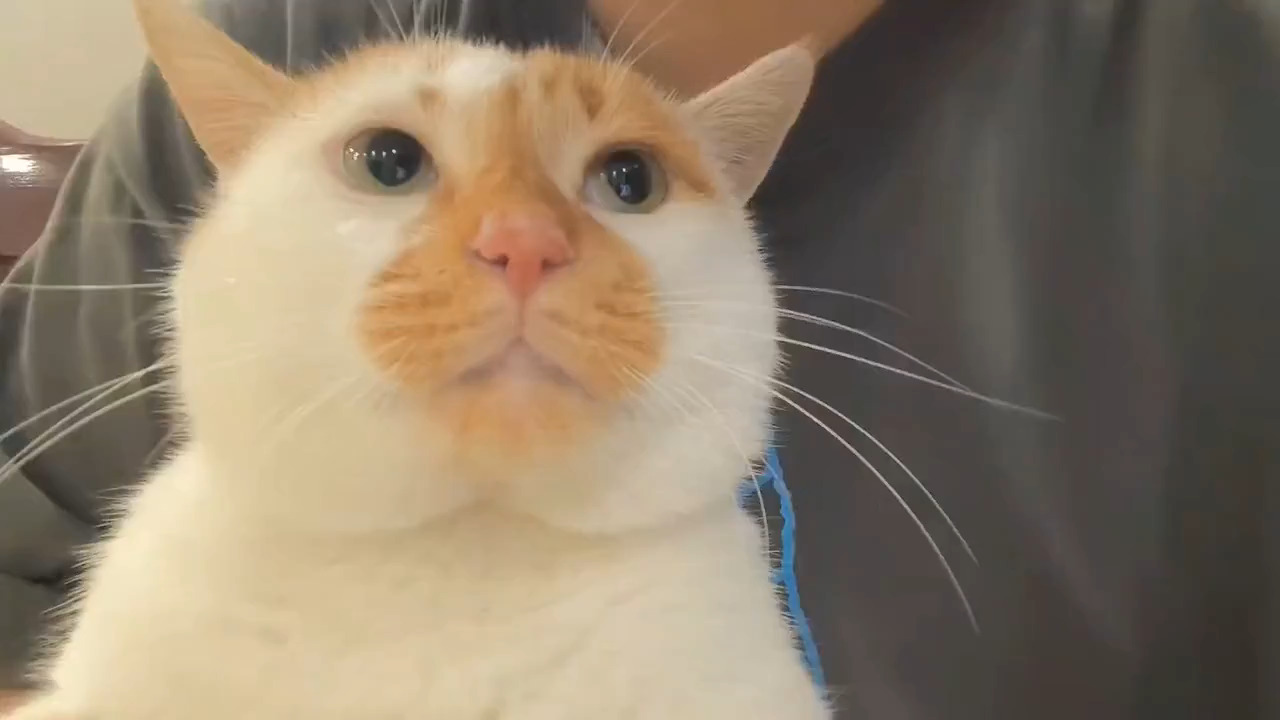
#> input picture firmware/python/imgs/gatinho_laranja.jpg, 1280 x 720 px
$ python teste_inferencia.py
#> lines starting #> are read from the running program, lines starting #| are printed output that depends on the picture
import os
import sys
import json

import numpy as np
import requests
from PIL import Image

import matplotlib

MPL_BACKEND = "TkAgg"
try:
    matplotlib.use(MPL_BACKEND, force=True)
except Exception as exc:
    matplotlib.use("Agg")
    print(f"Aviso: falha ao usar {MPL_BACKEND} ({exc}). Usando Agg (sem GUI).")

import matplotlib.pyplot as plt

ESP32_IP = os.environ.get("ESP32_IP", "192.168.3.22")
#ESP32_IP = os.environ.get("ESP32_IP", "192.168.3.59")

PREDICT_URL = f"http://{ESP32_IP}/predict_bin"
REQUEST_TIMEOUT = 300

BASE_DIR = os.path.dirname(os.path.abspath(__file__))
INPUT_INFO_PATH = os.environ.get("INPUT_INFO_PATH", os.path.join(BASE_DIR, "input_info.json"))

# [6 lines of commented-out code are left out]

path_img = "imgs/gatinho_laranja.jpg"

#path_img = "imgs/twt/gato5.jpeg"
#path_img = "imgs/dog_reddit1.jpeg"
#path_img = "imgs/pastor.jpg"

INPUT_IMAGE_PATH = os.environ.get(
    "INPUT_IMAGE_PATH", os.path.join(BASE_DIR, path_img)
)
RESULTS_DIR = os.path.join(BASE_DIR, "results")
os.makedirs(RESULTS_DIR, exist_ok=True)
OUTPUT_PLOT_PATH = os.environ.get(
    "OUTPUT_PLOT_PATH",
    os.path.join(RESULTS_DIR, os.path.splitext(os.path.basename(INPUT_IMAGE_PATH))[0] + "_plot.png"),
)
IMG_SIZE = (96, 96)


def load_input_info(path):
#> called with path = 'firmware/python/input_info.json'
    with open(path, "r") as f:
#> (reads firmware/python/input_info.json from the repository)
        info = json.load(f)
    info["size"] = (int(info["size"][0]), int(info["size"][1]))
    return info


def preprocess_image(image_path, size):
#> called with image_path = 'firmware/python/imgs/gatinho_laranja.jpg', size = (96, 96)
    img = Image.open(image_path).convert("RGB").resize(size, Image.BILINEAR)
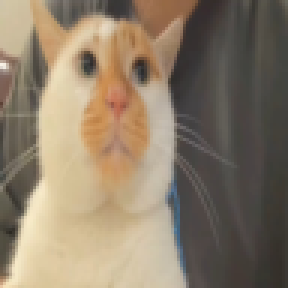
#> img: PIL image 96x96 RGB (shown 3 times larger); mean R, G, B 139.7, 124.9, 105.1
    return np.asarray(img, dtype=np.uint8)


def quantize_input(img_u8, info):
    v = img_u8.astype(np.float32) / np.float32(255.0)
    v = (v - np.array([0.485, 0.456, 0.406], dtype=np.float32)) / np.array(
        [0.229, 0.224, 0.225], dtype=np.float32
    )
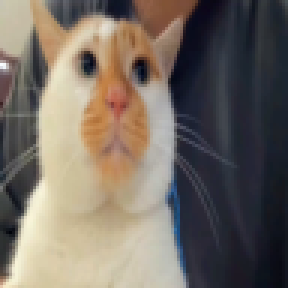
#> v: shape (96, 96, 3) float32 (shown 3 times larger); mean of channels 0, 1, 2 0.275, 0.151, 0.0267; drawn with min black and max white
    return np.clip(
        np.rint(v / np.float32(info["scale"])) + int(info["zero_point"]),
        -128,
        127,
    ).astype(np.int8)


def fnv1a32(data):
    value = 2166136261
#> value = 2166136261
    for byte in memoryview(np.ascontiguousarray(data)).cast("B"):
        value = ((value ^ int(byte)) * 16777619) & 0xFFFFFFFF
#> this loop made 27648 passes
#> (byte, value) on passes 1 to 3: (62, 990687777), (60, 301753255), (47, 3629166360)
#> after the loop, value = 3415245970
    return value


def send_bin(qimg):
    data = qimg.tobytes()
    r = requests.post(
        PREDICT_URL,
        data=data,
        headers={
            "Content-Type": "application/octet-stream",
            "X-Return-Logits": "1",
        },
        timeout=(5, REQUEST_TIMEOUT),
    )
    r.raise_for_status()
    ctype = r.headers.get("Content-Type", "")
    if "application/octet-stream" in ctype:
        w = int(r.headers.get("X-Width", "0"))
        h = int(r.headers.get("X-Height", "0"))
        channels = int(r.headers.get("X-Channels", "0"))
        return {
            "ok": True,
            "width": w,
            "height": h,
            "channels": channels,
            "response_kind": r.headers.get("X-Response-Kind", "mask"),
            "payload": r.content,
            "headers": r.headers,
        }
    try:
        return {"ok": False, "json": r.json()}
    except ValueError:
        return {"ok": False, "error": f"Resposta inesperada: {ctype}"}


# [59 lines left out: functions print_telemetry, class_mask_overlay, plot_result, not called in this run]


def main():
    if os.path.exists(INPUT_INFO_PATH):
        input_info = load_input_info(INPUT_INFO_PATH)
        model_size = input_info["size"]
    else:
        input_info = None
        model_size = None
    if not os.path.exists(INPUT_IMAGE_PATH):
        print(f"ERROR: Imagem não encontrada: {INPUT_IMAGE_PATH}")
        return

    if model_size is not None and IMG_SIZE is not None and tuple(IMG_SIZE) != tuple(model_size):
        print(f"Aviso: IMG_SIZE {IMG_SIZE} difere do input_info.json {model_size}")
    size = IMG_SIZE if IMG_SIZE is not None else model_size
    img_u8 = preprocess_image(INPUT_IMAGE_PATH, size)
    expected_input_hash = None
    if input_info is not None:
        expected_input_hash = fnv1a32(quantize_input(img_u8, input_info))
#> expected_input_hash = 3415245970
    res = send_bin(img_u8)
    if not res.get("ok"):
        payload = res.get("json") or res.get("error")
        print(f"Falha: {payload}")
        return

    w = res.get("width", 0)
    h = res.get("height", 0)
    channels = res.get("channels", 0)
    payload = res.get("payload", b"")
    if w <= 0 or h <= 0 or channels <= 0 or len(payload) != w * h * channels:
        print(
            f"Falha: logits inválidos (w={w}, h={h}, c={channels}, "
            f"bytes={len(payload)})"
        )
        return

    print_telemetry(res.get("headers", {}))

    logits_dtype = res["headers"].get("X-Logits-Dtype", "int8")
    dtype = np.int8 if logits_dtype == "int8" else np.uint8
    logits = np.frombuffer(payload, dtype=dtype).reshape((h, w, channels)).copy()
    mask = np.argmax(logits.astype(np.int32), axis=-1).astype(np.uint8)
    stem = os.path.splitext(os.path.basename(INPUT_IMAGE_PATH))[0]
    device_input_hash = res["headers"].get("X-Input-FNV1A")
    device_logits_hash = res["headers"].get("X-Logits-FNV1A")
    local_logits_hash = f"{fnv1a32(logits):08x}"
    print("\n--- Diagnóstico de hashes ---")
    if expected_input_hash is not None:
        expected_hex = f"{expected_input_hash:08x}"
        print(
            f"input PC={expected_hex} ESP32={device_input_hash} "
            f"igual={expected_hex == device_input_hash}"
        )
    print(
        f"logits recebidos={local_logits_hash} ESP32={device_logits_hash} "
        f"igual={local_logits_hash == device_logits_hash}"
    )
    pc_logits_path = os.path.join(RESULTS_DIR + "_pc", stem + "_logits_pc.npy")
    if os.path.exists(pc_logits_path):
        pc_logits = np.load(pc_logits_path)
        diff = logits.astype(np.int16) - pc_logits.astype(np.int16)
        print(
            "logits ESP32 vs PC: "
            f"iguais={np.mean(diff == 0):.6f} "
            f"max_abs_diff={np.max(np.abs(diff))} "
            f"mean_abs_diff={np.mean(np.abs(diff)):.6f}"
        )
    print("classes:", {int(c): int((mask == c).sum()) for c in np.unique(mask)})
    print("\n--- Resultado ---")
    print(f"mask_width: {w}")
    print(f"mask_height: {h}")
    print(f"logits_bytes: {len(payload)}")
    plot_result(img_u8, mask, save_path=OUTPUT_PLOT_PATH)


if __name__ == "__main__":
    main()
#> (the call stopped at in send_bin, `r = requests.post( PREDICT_URL, data=data, headers={ "Content-Type": "..`: requests is not available in this run)
